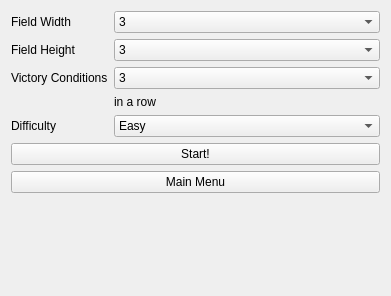
<?xml version="1.0" encoding="UTF-8"?>
<ui version="4.0">
 <class>SingleplayerSetup</class>
 <widget class="QWidget" name="SingleplayerSetup">
  <property name="geometry">
   <rect>
    <x>0</x>
    <y>0</y>
    <width>391</width>
    <height>296</height>
   </rect>
  </property>
  <property name="windowTitle">
   <string>Form</string>
  </property>
  <layout class="QHBoxLayout" name="horizontalLayout">
   <item>
    <layout class="QFormLayout" name="formLayout">
     <property name="fieldGrowthPolicy">
      <enum>QFormLayout::AllNonFixedFieldsGrow</enum>
     </property>
     <item row="0" column="0">
      <widget class="QLabel" name="fieldWidthLabel">
       <property name="text">
        <string>Field Width</string>
       </property>
      </widget>
     </item>
     <item row="2" column="0">
      <widget class="QLabel" name="fieldHeightLabel">
       <property name="text">
        <string>Field Height</string>
       </property>
      </widget>
     </item>
     <item row="4" column="0">
      <widget class="QLabel" name="vcLabel">
       <property name="text">
        <string>Victory Conditions</string>
       </property>
      </widget>
     </item>
     <item row="5" column="1">
      <widget class="QLabel" name="label">
       <property name="text">
        <string>in a row</string>
       </property>
      </widget>
     </item>
     <item row="6" column="0">
      <widget class="QLabel" name="diffLabel">
       <property name="text">
        <string>Difficulty</string>
       </property>
      </widget>
     </item>
     <item row="4" column="1">
      <widget class="QComboBox" name="vcComboBox">
       <item>
        <property name="text">
         <string>3</string>
        </property>
       </item>
       <item>
        <property name="text">
         <string>4</string>
        </property>
       </item>
       <item>
        <property name="text">
         <string>5</string>
        </property>
       </item>
       <item>
        <property name="text">
         <string>6</string>
        </property>
       </item>
      </widget>
     </item>
     <item row="2" column="1">
      <widget class="QComboBox" name="heightBox">
       <item>
        <property name="text">
         <string>3</string>
        </property>
       </item>
       <item>
        <property name="text">
         <string>4</string>
        </property>
       </item>
       <item>
        <property name="text">
         <string>5</string>
        </property>
       </item>
       <item>
        <property name="text">
         <string>6</string>
        </property>
       </item>
       <item>
        <property name="text">
         <string>7</string>
        </property>
       </item>
       <item>
        <property name="text">
         <string>8</string>
        </property>
       </item>
       <item>
        <property name="text">
         <string>9</string>
        </property>
       </item>
       <item>
        <property name="text">
         <string>10</string>
        </property>
       </item>
      </widget>
     </item>
     <item row="0" column="1">
      <widget class="QComboBox" name="widthBox">
       <item>
        <property name="text">
         <string>3</string>
        </property>
       </item>
       <item>
        <property name="text">
         <string>4</string>
        </property>
       </item>
       <item>
        <property name="text">
         <string>5</string>
        </property>
       </item>
       <item>
        <property name="text">
         <string>6</string>
        </property>
       </item>
       <item>
        <property name="text">
         <string>7</string>
        </property>
       </item>
       <item>
        <property name="text">
         <string>8</string>
        </property>
       </item>
       <item>
        <property name="text">
         <string>9</string>
        </property>
       </item>
       <item>
        <property name="text">
         <string>10</string>
        </property>
       </item>
      </widget>
     </item>
     <item row="6" column="1">
      <widget class="QComboBox" name="diffComboBox">
       <item>
        <property name="text">
         <string>Easy</string>
        </property>
       </item>
       <item>
        <property name="text">
         <string>Medium</string>
        </property>
       </item>
       <item>
        <property name="text">
         <string>Hard</string>
        </property>
       </item>
       <item>
        <property name="text">
         <string>Impossible</string>
        </property>
       </item>
      </widget>
     </item>
     <item row="9" column="0" colspan="2">
      <widget class="QPushButton" name="startButton">
       <property name="styleSheet">
        <string notr="true">font: 75 italic 16pt &quot;Segoe Print&quot;;
background-color: qconicalgradient(cx:0.5, cy:0.5, angle:0, stop:0 rgba(35, 40, 3, 255), stop:0.16 rgba(136, 106, 22, 255), stop:0.225 rgba(166, 140, 41, 255), stop:0.285 rgba(204, 181, 74, 255), stop:0.345 rgba(235, 219, 102, 255), stop:0.415 rgba(245, 236, 112, 255), stop:0.52 rgba(209, 190, 76, 255), stop:0.57 rgba(187, 156, 51, 255), stop:0.635 rgba(168, 142, 42, 255), stop:0.695 rgba(202, 174, 68, 255), stop:0.75 rgba(218, 202, 86, 255), stop:0.815 rgba(208, 187, 73, 255), stop:0.88 rgba(187, 156, 51, 255), stop:0.935 rgba(137, 108, 26, 255), stop:1 rgba(35, 40, 3, 255));</string>
       </property>
       <property name="text">
        <string>Start!</string>
       </property>
      </widget>
     </item>
     <item row="10" column="0" colspan="2">
      <widget class="QPushButton" name="mainMenuButton">
       <property name="styleSheet">
        <string notr="true">background-color: qconicalgradient(cx:0.5, cy:0.5, angle:0, stop:0 rgba(35, 40, 3, 255), stop:0.16 rgba(136, 106, 22, 255), stop:0.225 rgba(166, 140, 41, 255), stop:0.285 rgba(204, 181, 74, 255), stop:0.345 rgba(235, 219, 102, 255), stop:0.415 rgba(245, 236, 112, 255), stop:0.52 rgba(209, 190, 76, 255), stop:0.57 rgba(187, 156, 51, 255), stop:0.635 rgba(168, 142, 42, 255), stop:0.695 rgba(202, 174, 68, 255), stop:0.75 rgba(218, 202, 86, 255), stop:0.815 rgba(208, 187, 73, 255), stop:0.88 rgba(187, 156, 51, 255), stop:0.935 rgba(137, 108, 26, 255), stop:1 rgba(35, 40, 3, 255));
font: 75 16pt &quot;Segoe Print&quot;;</string>
       </property>
       <property name="text">
        <string>Main Menu</string>
       </property>
      </widget>
     </item>
    </layout>
   </item>
  </layout>
 </widget>
 <resources/>
 <connections>
  <connection>
   <sender>widthBox</sender>
   <signal>currentIndexChanged(int)</signal>
   <receiver>heightBox</receiver>
   <slot>setCurrentIndex(int)</slot>
   <hints>
    <hint type="sourcelabel">
     <x>44</x>
     <y>38</y>
    </hint>
    <hint type="destinationlabel">
     <x>44</x>
     <y>83</y>
    </hint>
   </hints>
  </connection>
  <connection>
   <sender>heightBox</sender>
   <signal>currentIndexChanged(int)</signal>
   <receiver>widthBox</receiver>
   <slot>setCurrentIndex(int)</slot>
   <hints>
    <hint type="sourcelabel">
     <x>44</x>
     <y>83</y>
    </hint>
    <hint type="destinationlabel">
     <x>44</x>
     <y>38</y>
    </hint>
   </hints>
  </connection>
 </connections>
</ui>
